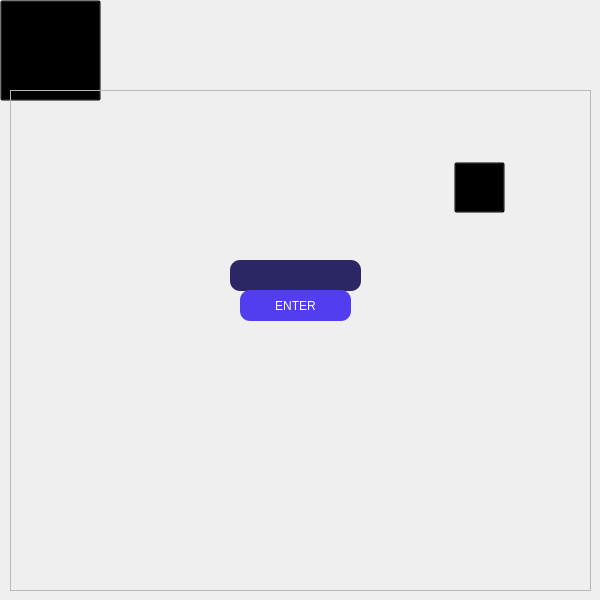
<?xml version="1.0" encoding="UTF-8"?>
<ui version="4.0">
 <class>ComputerScreen</class>
 <widget class="QMainWindow" name="ComputerScreen">
  <property name="geometry">
   <rect>
    <x>0</x>
    <y>0</y>
    <width>600</width>
    <height>600</height>
   </rect>
  </property>
  <property name="minimumSize">
   <size>
    <width>600</width>
    <height>600</height>
   </size>
  </property>
  <property name="maximumSize">
   <size>
    <width>600</width>
    <height>600</height>
   </size>
  </property>
  <property name="windowTitle">
   <string>MainWindow</string>
  </property>
  <widget class="QWidget" name="centralwidget">
   <widget class="QLabel" name="background_img">
    <property name="geometry">
     <rect>
      <x>0</x>
      <y>0</y>
      <width>600</width>
      <height>600</height>
     </rect>
    </property>
    <property name="minimumSize">
     <size>
      <width>600</width>
      <height>600</height>
     </size>
    </property>
    <property name="maximumSize">
     <size>
      <width>600</width>
      <height>600</height>
     </size>
    </property>
    <property name="text">
     <string/>
    </property>
    <property name="pixmap">
     <pixmap resource="files_rc.qrc">:/background/images/gamer_room_fase/computer_screen.png</pixmap>
    </property>
    <property name="scaledContents">
     <bool>true</bool>
    </property>
   </widget>
   <widget class="QPushButton" name="open_file_btn">
    <property name="geometry">
     <rect>
      <x>454</x>
      <y>162</y>
      <width>51</width>
      <height>51</height>
     </rect>
    </property>
    <property name="styleSheet">
     <string notr="true">background-color: rgba(0,0,0,0);</string>
    </property>
    <property name="text">
     <string/>
    </property>
   </widget>
   <widget class="QLabel" name="back_to_room_lb">
    <property name="geometry">
     <rect>
      <x>10</x>
      <y>0</y>
      <width>91</width>
      <height>101</height>
     </rect>
    </property>
    <property name="text">
     <string/>
    </property>
    <property name="pixmap">
     <pixmap resource="files_rc.qrc">:/background/images/gamer_room_fase/gamer_room_img_nobg.png</pixmap>
    </property>
    <property name="scaledContents">
     <bool>true</bool>
    </property>
   </widget>
   <widget class="QPushButton" name="back_to_room_btn">
    <property name="geometry">
     <rect>
      <x>0</x>
      <y>0</y>
      <width>101</width>
      <height>101</height>
     </rect>
    </property>
    <property name="styleSheet">
     <string notr="true">background-color: rgba(0,0,0,0)</string>
    </property>
    <property name="text">
     <string/>
    </property>
   </widget>
   <widget class="QFrame" name="password_frame">
    <property name="enabled">
     <bool>true</bool>
    </property>
    <property name="geometry">
     <rect>
      <x>10</x>
      <y>90</y>
      <width>581</width>
      <height>501</height>
     </rect>
    </property>
    <property name="frameShape">
     <enum>QFrame::StyledPanel</enum>
    </property>
    <property name="frameShadow">
     <enum>QFrame::Raised</enum>
    </property>
    <widget class="QLabel" name="passwordbox_lb">
     <property name="geometry">
      <rect>
       <x>60</x>
       <y>20</y>
       <width>451</width>
       <height>301</height>
      </rect>
     </property>
     <property name="text">
      <string/>
     </property>
     <property name="pixmap">
      <pixmap resource="files_rc.qrc">:/background/images/gamer_room_fase/password_img.png</pixmap>
     </property>
     <property name="scaledContents">
      <bool>true</bool>
     </property>
    </widget>
    <widget class="QLineEdit" name="pass_input">
     <property name="geometry">
      <rect>
       <x>220</x>
       <y>170</y>
       <width>131</width>
       <height>31</height>
      </rect>
     </property>
     <property name="styleSheet">
      <string notr="true">border-radius: 10px;
color: white;
background-color: #2B2764;</string>
     </property>
     <property name="frame">
      <bool>true</bool>
     </property>
    </widget>
    <widget class="QPushButton" name="enter_pass_btn">
     <property name="geometry">
      <rect>
       <x>230</x>
       <y>200</y>
       <width>111</width>
       <height>31</height>
      </rect>
     </property>
     <property name="styleSheet">
      <string notr="true">border-radius: 10px;
color: white;
background-color: #533DF0;
</string>
     </property>
     <property name="text">
      <string>ENTER</string>
     </property>
    </widget>
   </widget>
  </widget>
 </widget>
 <resources>
  <include location="files_rc.qrc"/>
 </resources>
 <connections/>
</ui>
